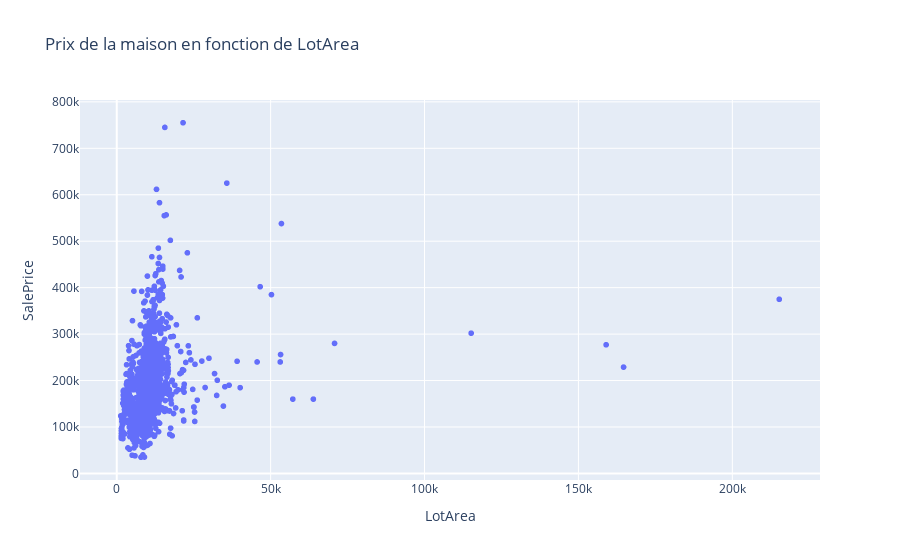
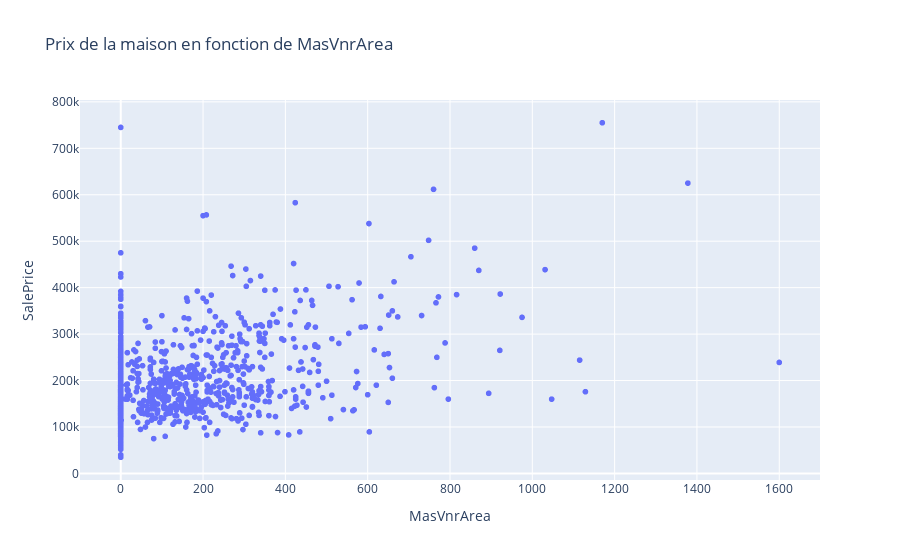
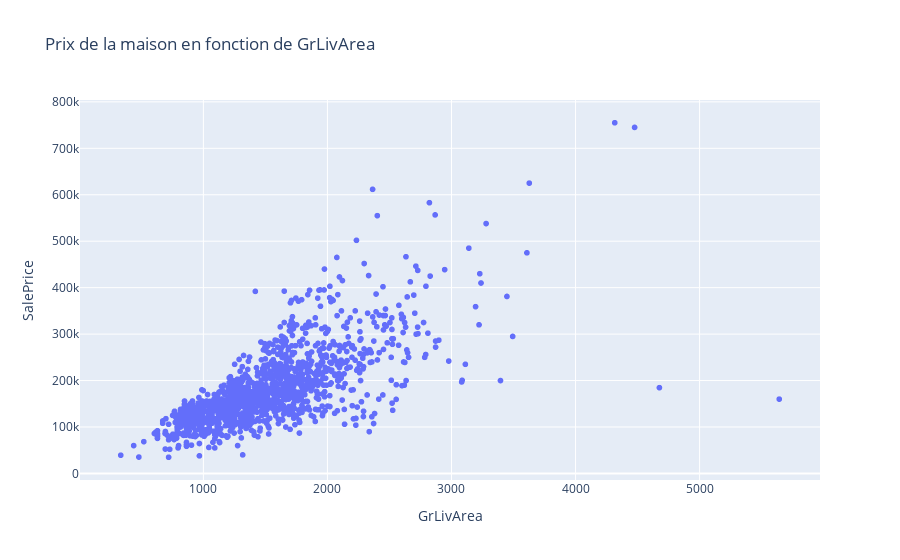
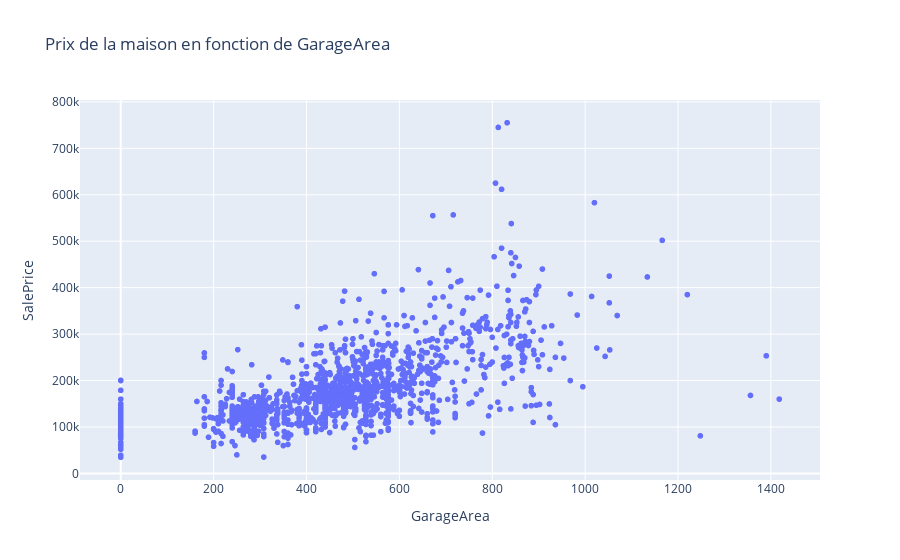

The code cell stored with these charts, in order, in its notebook:
### Code cell
# On constate qu'on possède 5 colonnes de tailles.
# On veut traver avec plotly les graphes et rajouter une droite
# Question : que tracer en X et que tracer en y et pourquoi ?

for my_col in col_taille:
    fig = px.scatter(train_house, x=my_col, y="SalePrice", title=f"Prix de la maison en fonction de {my_col}")
    fig.show()

### Figure 1 — Plotly figure (JSON) as saved in the notebook; plotly's stock layout.template omitted (floating-point values rounded to 4 significant figures; data arrays with more than 128 entries replaced by an {"elided": "..."} marker saying what was removed)
{"data": [{"hovertemplate": "LotArea=%{x}<br>SalePrice=%{y}<extra></extra>", "legendgroup": "", "marker": {"color": "#636efa", "symbol": "circle"}, "mode": "markers", "name": "", "showlegend": false, "type": "scattergl", "x": {"elided": "1460 int values"}, "xaxis": "x", "y": {"elided": "1460 int values"}, "yaxis": "y"}], "layout": {"legend": {"tracegroupgap": 0}, "title": {"text": "Prix de la maison en fonction de LotArea"}, "xaxis": {"anchor": "y", "domain": [0, 1], "title": {"text": "LotArea"}}, "yaxis": {"anchor": "x", "domain": [0, 1], "title": {"text": "SalePrice"}}}}

### Figure 2 — Plotly figure (JSON) as saved in the notebook; plotly's stock layout.template omitted (floating-point values rounded to 4 significant figures; data arrays with more than 128 entries replaced by an {"elided": "..."} marker saying what was removed)
{"data": [{"hovertemplate": "MasVnrArea=%{x}<br>SalePrice=%{y}<extra></extra>", "legendgroup": "", "marker": {"color": "#636efa", "symbol": "circle"}, "mode": "markers", "name": "", "showlegend": false, "type": "scattergl", "x": {"elided": "1460 int values"}, "xaxis": "x", "y": {"elided": "1460 int values"}, "yaxis": "y"}], "layout": {"legend": {"tracegroupgap": 0}, "title": {"text": "Prix de la maison en fonction de MasVnrArea"}, "xaxis": {"anchor": "y", "domain": [0, 1], "title": {"text": "MasVnrArea"}}, "yaxis": {"anchor": "x", "domain": [0, 1], "title": {"text": "SalePrice"}}}}

### Figure 3 — Plotly figure (JSON) as saved in the notebook; plotly's stock layout.template omitted (floating-point values rounded to 4 significant figures; data arrays with more than 128 entries replaced by an {"elided": "..."} marker saying what was removed)
{"data": [{"hovertemplate": "GrLivArea=%{x}<br>SalePrice=%{y}<extra></extra>", "legendgroup": "", "marker": {"color": "#636efa", "symbol": "circle"}, "mode": "markers", "name": "", "showlegend": false, "type": "scattergl", "x": {"elided": "1460 int values"}, "xaxis": "x", "y": {"elided": "1460 int values"}, "yaxis": "y"}], "layout": {"legend": {"tracegroupgap": 0}, "title": {"text": "Prix de la maison en fonction de GrLivArea"}, "xaxis": {"anchor": "y", "domain": [0, 1], "title": {"text": "GrLivArea"}}, "yaxis": {"anchor": "x", "domain": [0, 1], "title": {"text": "SalePrice"}}}}

### Figure 4 — Plotly figure (JSON) as saved in the notebook; plotly's stock layout.template omitted (floating-point values rounded to 4 significant figures; data arrays with more than 128 entries replaced by an {"elided": "..."} marker saying what was removed)
{"data": [{"hovertemplate": "GarageArea=%{x}<br>SalePrice=%{y}<extra></extra>", "legendgroup": "", "marker": {"color": "#636efa", "symbol": "circle"}, "mode": "markers", "name": "", "showlegend": false, "type": "scattergl", "x": {"elided": "1460 int values"}, "xaxis": "x", "y": {"elided": "1460 int values"}, "yaxis": "y"}], "layout": {"legend": {"tracegroupgap": 0}, "title": {"text": "Prix de la maison en fonction de GarageArea"}, "xaxis": {"anchor": "y", "domain": [0, 1], "title": {"text": "GarageArea"}}, "yaxis": {"anchor": "x", "domain": [0, 1], "title": {"text": "SalePrice"}}}}
